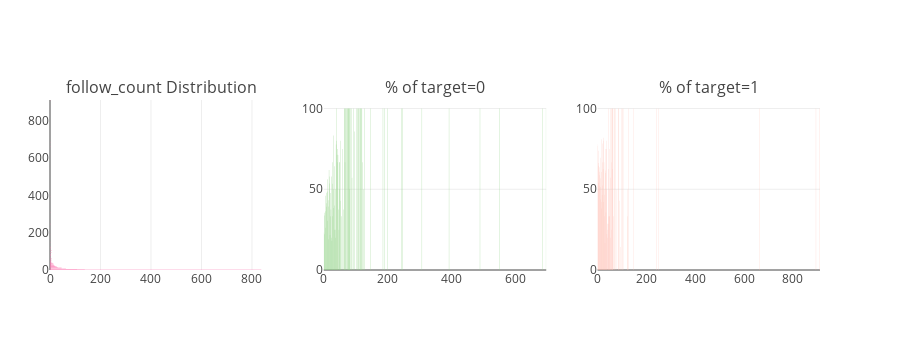

This figure's notebook cell:
### Code cell
catAndTrgt(merge_df, "follow_count")

### Figure 1 — Plotly figure (JSON) as saved in the notebook; plotly's stock layout.template omitted (floating-point values rounded to 4 significant figures)
{"data": [{"marker": {"color": "#f975ae"}, "orientation": "h", "type": "bar", "uid": "0fe78f00-8b5e-11e8-97fc-6c40089fb510", "x": [1, 1, 1, 1, 1, 1, 1, 1, 1, 1, 1, 1, 1, 1, 1, 2, 2, 2, 2, 2, 2, 2, 2, 2, 2, 2, 2, 2, 2, 2, 2, 2, 3, 3, 3, 3, 3, 3, 3, 3, 3, 4, 4, 4, 4, 4, 4, 4, 5, 5, 5, 5, 5, 5, 5, 6, 6, 6, 6, 7, 7, 7, 7, 7, 8, 8, 8, 8, 8, 9, 11, 12, 13, 14, 15, 15, 16, 18, 19, 19, 21, 21, 21, 23, 28, 28, 32, 37, 37, 46, 46, 46, 63, 66, 98, 107, 138, 181, 275, 837], "xaxis": "x", "y": [65, 67, 69, 71, 85, 103, 109, 111, 189, 70, 125, 60, 251, 58, 54, 911, 77, 243, 684, 392, 307, 124, 118, 79, 489, 114, 96, 68, 72, 46, 145, 115, 75, 119, 49, 28, 663, 66, 81, 107, 121, 57, 47, 93, 32, 42, 50, 83, 37, 53, 39, 33, 64, 40, 24, 43, 30, 55, 48, 44, 41, 88, 51, 95, 62, 45, 105, 36, 29, 38, 25, 35, 31, 34, 26, 27, 22, 20, 17, 23, 14, 16, 21, 19, 18, 15, 12, 13, 10, 7, 9, 11, 8, 6, 5, 4, 3, 2, 1, 0], "yaxis": "y"}, {"marker": {"color": "#96D38C"}, "name": "Target : 0", "type": "bar", "uid": "0fe8c534-8b5e-11e8-8723-6c40089fb510", "x": [0, 1, 2, 3, 5, 4, 8, 6, 9, 10, 12, 7, 13, 18, 11, 16, 17, 23, 15, 21, 34, 105, 27, 38, 95, 20, 22, 26, 41, 64, 31, 30, 44, 40, 19, 53, 36, 39, 29, 83, 88, 93, 43, 14, 48, 119, 42, 45, 107, 81, 35, 51, 75, 57, 62, 33, 28, 25, 49, 114, 145, 121, 77, 243, 115, 307, 392, 68, 66, 489, 118, 55, 50, 684, 124, 126, 47, 185, 189, 198, 550, 247, 103, 111, 109, 37, 86, 80, 79, 78, 24, 76, 74, 71, 69, 32, 65, 696], "xaxis": "x2", "y": [23.18, 22.18, 33.7, 35.51, 45.92, 26.17, 41.27, 36.36, 47.83, 48.65, 56.25, 39.13, 43.24, 53.57, 30.43, 61.9, 57.89, 57.89, 39.29, 47.62, 64.29, 100, 53.33, 77.78, 85.71, 33.33, 37.5, 33.33, 71.43, 100, 38.46, 83.33, 71.43, 100, 21.74, 80, 50, 80, 50, 100, 57.14, 100, 66.67, 19.05, 66.67, 100, 75, 37.5, 100, 100, 25, 42.86, 100, 75, 37.5, 40, 66.67, 18.18, 66.67, 100, 100, 66.67, 100, 100, 100, 100, 100, 100, 66.67, 100, 100, 33.33, 50, 100, 50, 100, 25, 100, 100, 100, 100, 100, 100, 100, 100, 20, 100, 100, 50, 100, 20, 100, 100, 100, 100, 25, 100, 100], "yaxis": "y2"}, {"marker": {"color": "#FEBFB3"}, "name": "Target : 1", "type": "bar", "uid": "0fe9ebcc-8b5e-11e8-9a73-6c40089fb510", "x": [0, 1, 2, 3, 4, 5, 6, 8, 11, 7, 9, 13, 10, 19, 15, 14, 12, 18, 20, 21, 22, 26, 25, 35, 16, 17, 31, 23, 27, 34, 45, 62, 51, 24, 29, 55, 37, 36, 47, 32, 33, 88, 663, 911, 38, 46, 96, 72, 50, 48, 41, 44, 43, 30, 79, 251, 240, 146, 125, 124, 121, 104, 102, 895, 95, 85, 84, 42, 28, 70, 67, 66, 39, 60, 59, 58, 57, 54, 53, 49, 61], "xaxis": "x3", "y": [76.82, 77.82, 66.3, 64.49, 73.83, 54.08, 63.64, 58.73, 69.57, 60.87, 52.17, 56.76, 51.35, 78.26, 60.71, 80.95, 43.75, 46.43, 66.67, 52.38, 62.5, 66.67, 81.82, 75, 38.1, 42.11, 61.54, 42.11, 46.67, 35.71, 62.5, 62.5, 57.14, 80, 50, 66.67, 80, 50, 75, 75, 60, 42.86, 100, 100, 22.22, 100, 100, 100, 50, 33.33, 28.57, 28.57, 33.33, 16.67, 50, 100, 100, 100, 100, 50, 33.33, 100, 100, 100, 14.29, 100, 100, 25, 33.33, 100, 100, 33.33, 20, 100, 100, 100, 25, 100, 20, 33.33, 100], "yaxis": "y3"}], "layout": {"annotations": [{"font": {"size": 16}, "showarrow": false, "text": "follow_count Distribution", "x": 0.1444, "xanchor": "center", "xref": "paper", "y": 1, "yanchor": "bottom", "yref": "paper"}, {"font": {"size": 16}, "showarrow": false, "text": "% of target=0", "x": 0.5, "xanchor": "center", "xref": "paper", "y": 1, "yanchor": "bottom", "yref": "paper"}, {"font": {"size": 16}, "showarrow": false, "text": "% of target=1", "x": 0.8556, "xanchor": "center", "xref": "paper", "y": 1, "yanchor": "bottom", "yref": "paper"}], "height": 350, "margin": {"l": 50}, "showlegend": false, "xaxis": {"anchor": "y", "domain": [0, 0.2889]}, "xaxis2": {"anchor": "y2", "domain": [0.3556, 0.6444]}, "xaxis3": {"anchor": "y3", "domain": [0.7111, 1]}, "yaxis": {"anchor": "x", "domain": [0, 1]}, "yaxis2": {"anchor": "x2", "domain": [0, 1]}, "yaxis3": {"anchor": "x3", "domain": [0, 1]}}}
